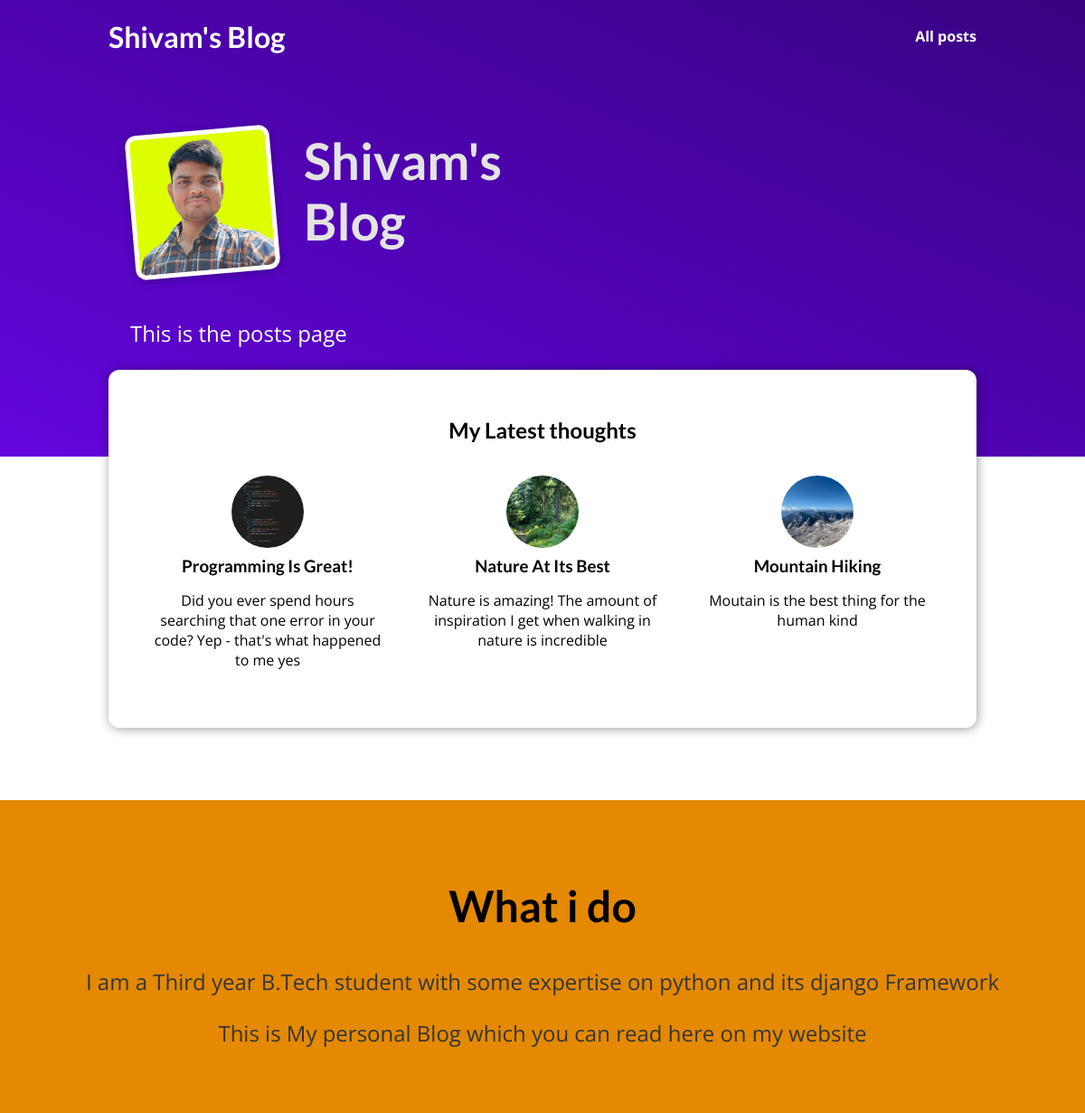
The app's page /, older data.
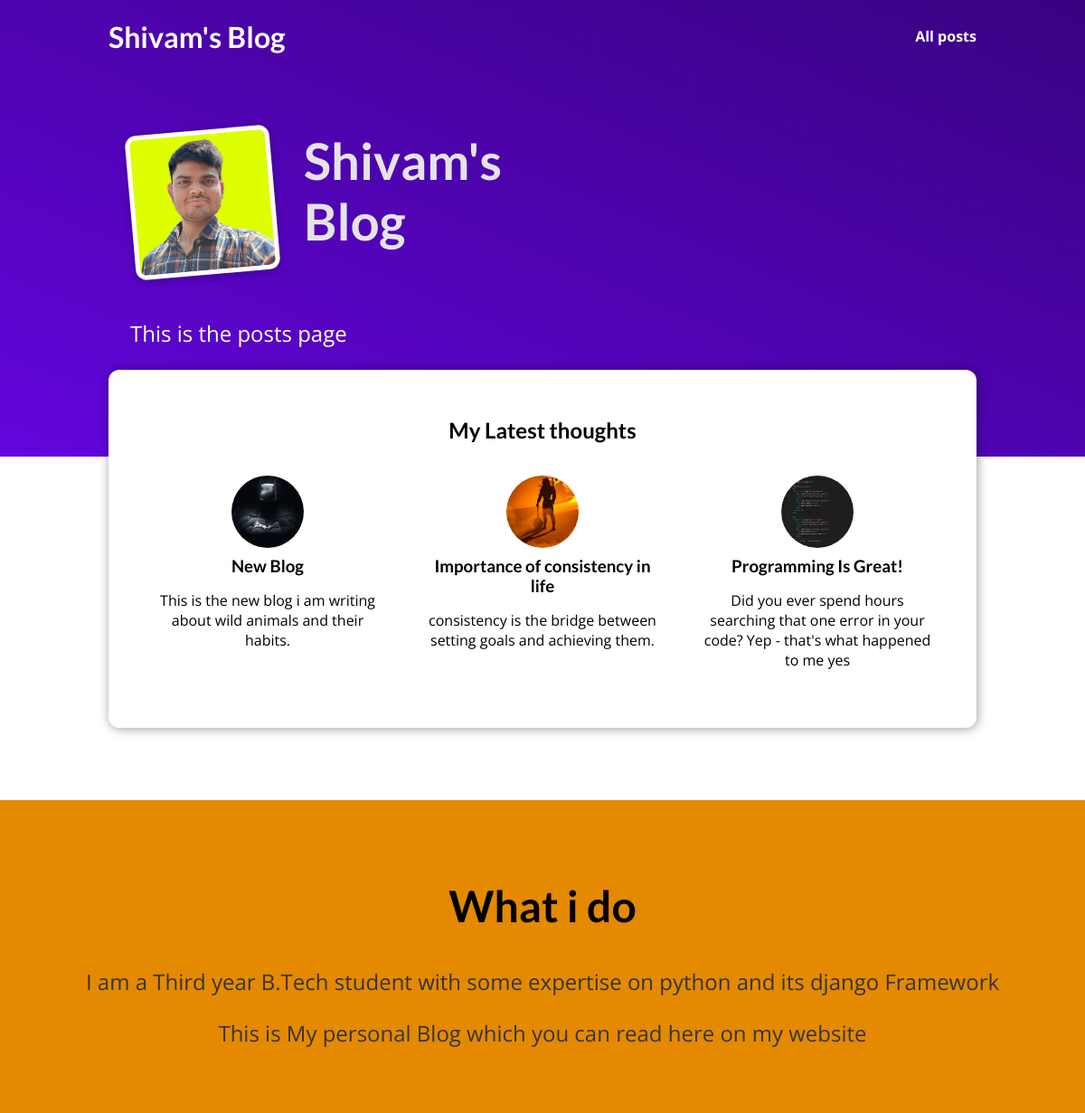
The same page, newer data.
### blog/models.py (models this page shows, shortened)
class Blog(models.Model):
    title=models.CharField(max_length=50,null=False)
    image=models.ImageField(upload_to="images",null=True)
    excerpt=models.CharField(max_length=100)
    date=models.DateField()
    slug=models.SlugField(default="",blank=True, null=False,db_index=True)
    content=models.TextField(max_length=10000)
    author=models.ForeignKey(Author,on_delete=models.CASCADE,related_name="blogs",null=True)
    tags=models.ManyToManyField(Tags,null=True)

### blog/views.py (the view)
# urls.py: path("", views.StartingPage.as_view(), name="starting-page"),
class StartingPage(ListView):
    template_name="blog/index.html"
    model=Blog
    ordering=["-date"]
    context_object_name="posts"
    def get_queryset(self) -> QuerySet[Any]:
        querySet= super().get_queryset()
        data=querySet[:3]
        return data

### blog/templates/blog/index.html (shortened to what this page needs)
{% extends "base.html" %}
{% load static %}
{% block css_files %}
<link rel="stylesheet" href="{% static "blog/index.css" %}" />
<link rel="stylesheet" href="{% static "blog/post.css" %}" />
{% endblock %}
{% block content %}
<section id="welcome">
<header>
    <img src="{% static "blog/images/shivam.jpeg" %}" alt="Shivam-The Author of this blog"/>
    <h2>Shivam's Blog</h2>
</header>
<p>This is the posts page</p>
</section>
<section id="latest-posts">
    <h2>My Latest thoughts</h2>
<ul>{% for post in posts %}
    {% include "blog/includes/post.html" %}
    {% endfor %}
</ul>
</section>
<section id="about">
    <h2>What i do</h2>
    <p>I am a Third year B.Tech student with some expertise on python and its django Framework</p>
    <p>This is My personal Blog which you can read here on my website</p>
</section>
{% endblock %}

### blog/templates/blog/includes/post.html
{% load static %}
<li><article class="post">
    <a href="{% url "post-detail-page" post.slug %}">
        <img src="{{post.image.url}}" alt={{post.title}}/>
        <div class="post_content">
            <h3>{{post.title}}</h3>
            <p>{{post.excerpt}}</p>
        </div>
    </a>
</article>
</li>

Row changes from the older to the newer data that the page shows:
no longer on this page (row edited): Blog: image (picture), title "Nature At Its Best", excerpt "Nature is amazing! The amount of inspiration I get when walking in nature is incredible"
no longer on this page (row edited): Blog: image (picture), title "Mountain Hiking", excerpt "Moutain is the best thing for the human kind"
added Blog: image (picture), title "New Blog", excerpt "This is the new blog i am writing about wild animals and their habits."
added Blog: image (picture), title "Importance of consistency in life", excerpt "consistency is the bridge between setting goals and achieving them."
